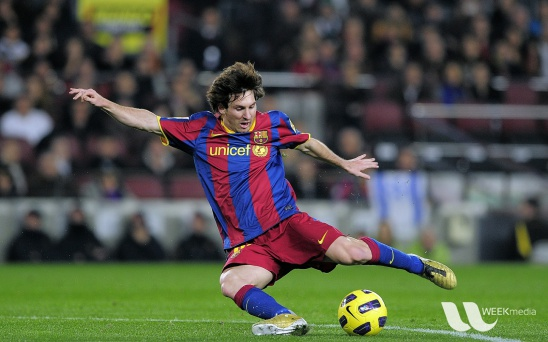
#> input picture 2Bim/messi.jpg, 548 x 342 px
$ python canny.py
#> lines starting #> are read from the running program, lines starting #| are printed output that depends on the picture; after the words box and inside, x2 and y2 are one past the last pixel; in counts of white or black regions, pixels touching at a corner belong together
import cv2
import numpy as np

img = cv2.imread('messi.jpg', 0)
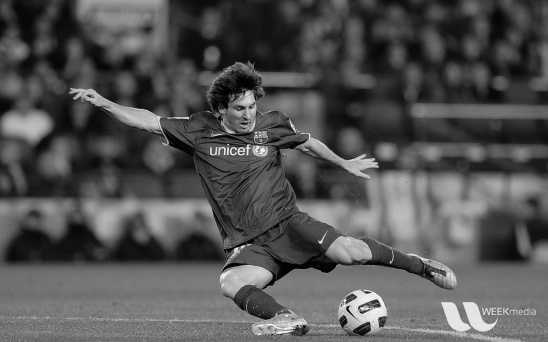
#> img: shape (342, 548); min 0, max 253, mean 83.3
# img = cv2.blur(img,(5,5))
img = cv2.GaussianBlur(img,(5,5), cv2.BORDER_DEFAULT)
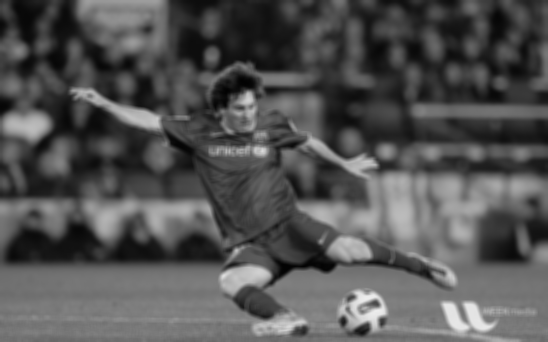
#> img: shape (342, 548); min 2, max 237, mean 83.3
edges = cv2.Canny(img,100,250)
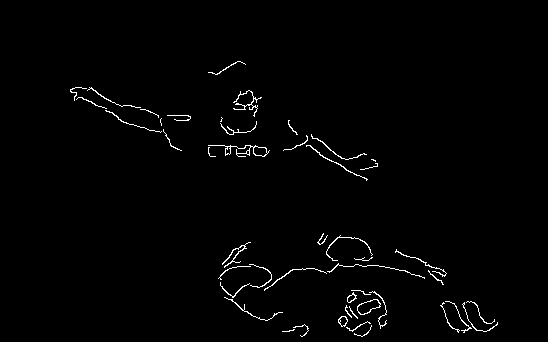
#> edges: shape (342, 548); 1.3% white in thin lines or dots, all inside (x1, y1, x2, y2) = (70, 61, 498, 337)

cv2.imshow('Messi', img)
cv2.imshow('Canny', edges)

cv2.waitKey(0)

$ run again, with 2Bim/cat_01.jpg copied over 2Bim/messi.jpg
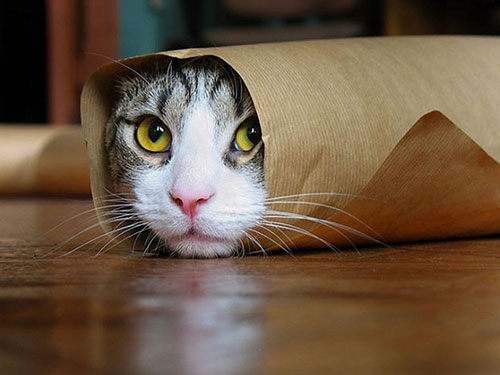
#> input picture 2Bim/cat_01.jpg, 500 x 375 px
#> `img = cv2.GaussianBlur(img,(5,5), cv2.BORDER_DEFAULT)`:
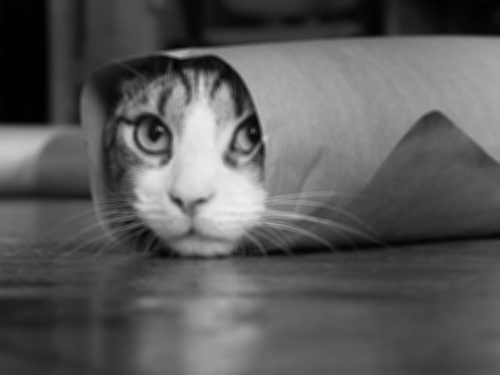
#> img: shape (375, 500); min 0, max 239, mean 90.7
#> `edges = cv2.Canny(img,100,250)`:
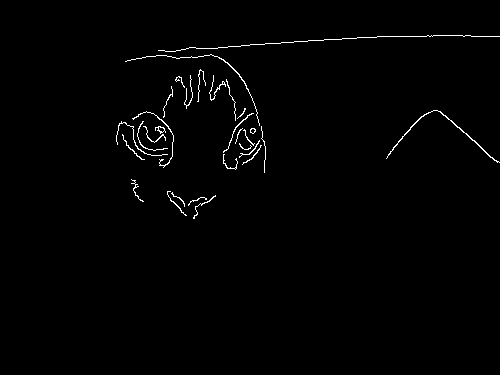
#> edges: shape (375, 500); 1% white in thin lines or dots, all inside (x1, y1, x2, y2) = (116, 35, 500, 219)
